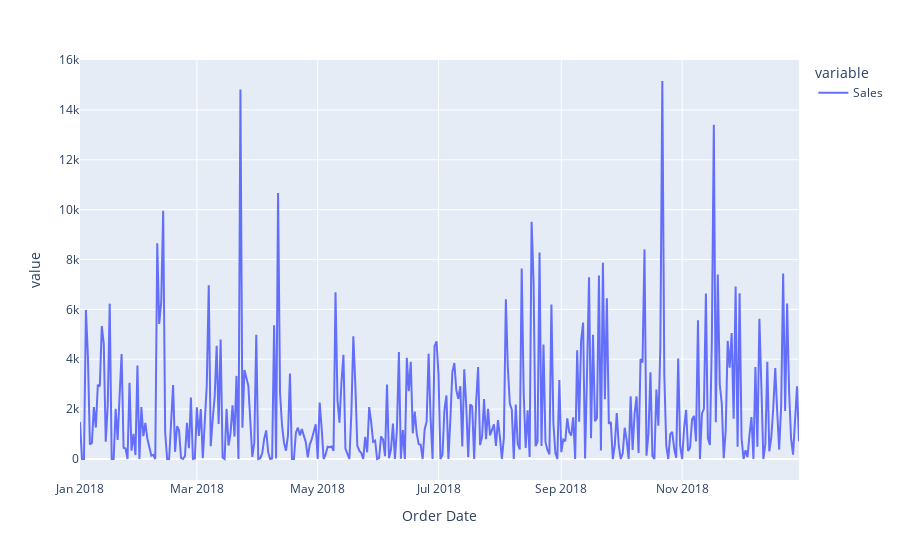

The code cell stored with this chart in its notebook:
### Code cell
fig = px.line(order_per_day.loc["2018"])
fig.show()

### Figure 1 — Plotly figure (JSON) as saved in the notebook; plotly's stock layout.template omitted (floating-point values rounded to 4 significant figures; data arrays with more than 128 entries replaced by an {"elided": "..."} marker saying what was removed)
{"data": [{"hovertemplate": "variable=Sales<br>Order Date=%{x}<br>value=%{y}<extra></extra>", "legendgroup": "Sales", "line": {"color": "#636efa", "dash": "solid"}, "marker": {"symbol": "circle"}, "mode": "lines", "name": "Sales", "orientation": "v", "showlegend": true, "type": "scatter", "x": {"elided": "364 str values"}, "xaxis": "x", "y": {"elided": "364 float values"}, "yaxis": "y"}], "layout": {"legend": {"title": {"text": "variable"}, "tracegroupgap": 0}, "margin": {"t": 60}, "xaxis": {"anchor": "y", "domain": [0, 1], "title": {"text": "Order Date"}}, "yaxis": {"anchor": "x", "domain": [0, 1], "title": {"text": "value"}}}}
